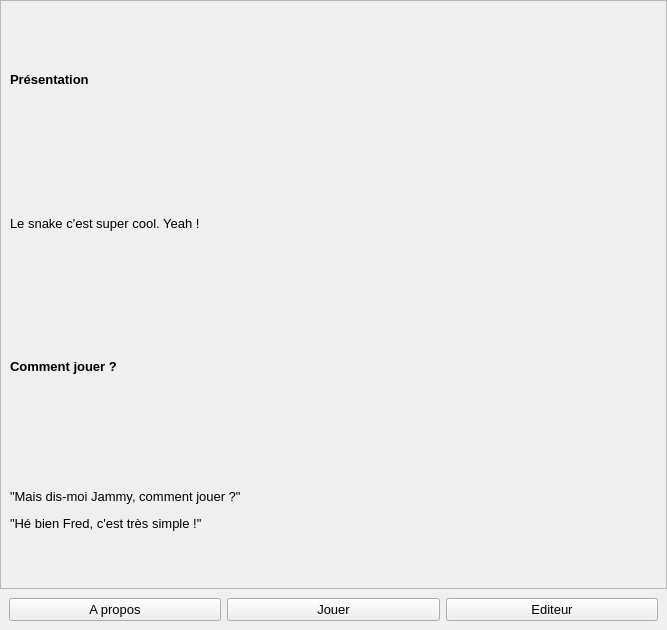
<?xml version="1.0" encoding="UTF-8"?>
<ui version="4.0">
 <class>InstructionsForm</class>
 <widget class="QWidget" name="InstructionsForm">
  <property name="geometry">
   <rect>
    <x>0</x>
    <y>0</y>
    <width>667</width>
    <height>630</height>
   </rect>
  </property>
  <property name="font">
   <font>
    <pointsize>10</pointsize>
   </font>
  </property>
  <property name="windowTitle">
   <string>Form</string>
  </property>
  <layout class="QGridLayout" name="gridLayout">
   <property name="leftMargin">
    <number>0</number>
   </property>
   <property name="topMargin">
    <number>0</number>
   </property>
   <property name="rightMargin">
    <number>0</number>
   </property>
   <property name="bottomMargin">
    <number>0</number>
   </property>
   <property name="spacing">
    <number>0</number>
   </property>
   <item row="0" column="0">
    <widget class="QScrollArea" name="scrollArea">
     <property name="widgetResizable">
      <bool>true</bool>
     </property>
     <widget class="QWidget" name="scrollAreaWidgetContents">
      <property name="geometry">
       <rect>
        <x>0</x>
        <y>0</y>
        <width>665</width>
        <height>576</height>
       </rect>
      </property>
      <layout class="QGridLayout" name="gridLayout_3">
       <item row="2" column="0">
        <widget class="QLabel" name="label_3">
         <property name="font">
          <font>
           <weight>75</weight>
           <bold>true</bold>
          </font>
         </property>
         <property name="text">
          <string>Comment jouer ?</string>
         </property>
        </widget>
       </item>
       <item row="1" column="0">
        <widget class="QLabel" name="label_2">
         <property name="text">
          <string>Le snake c'est super cool. Yeah !</string>
         </property>
        </widget>
       </item>
       <item row="0" column="0">
        <widget class="QLabel" name="label">
         <property name="font">
          <font>
           <weight>75</weight>
           <bold>true</bold>
          </font>
         </property>
         <property name="text">
          <string>Présentation</string>
         </property>
        </widget>
       </item>
       <item row="3" column="0">
        <widget class="QLabel" name="label_4">
         <property name="text">
          <string>&lt;html&gt;&lt;head/&gt;&lt;body&gt;&lt;p&gt;&amp;quot;Mais dis-moi Jammy, comment jouer ?&amp;quot;&lt;/p&gt;&lt;p&gt;&amp;quot;Hé bien Fred, c'est très simple !&amp;quot;&lt;/p&gt;&lt;/body&gt;&lt;/html&gt;</string>
         </property>
        </widget>
       </item>
      </layout>
     </widget>
    </widget>
   </item>
   <item row="1" column="0">
    <widget class="QWidget" name="widget" native="true">
     <layout class="QGridLayout" name="gridLayout_2">
      <item row="0" column="1">
       <widget class="QPushButton" name="pushButtonPlay">
        <property name="text">
         <string>Jouer</string>
        </property>
       </widget>
      </item>
      <item row="0" column="2">
       <widget class="QPushButton" name="pushButtonEditeur">
        <property name="text">
         <string>Editeur</string>
        </property>
       </widget>
      </item>
      <item row="0" column="0">
       <widget class="QPushButton" name="pushButtonAbout">
        <property name="text">
         <string>A propos</string>
        </property>
       </widget>
      </item>
     </layout>
    </widget>
   </item>
  </layout>
 </widget>
 <resources/>
 <connections/>
</ui>
